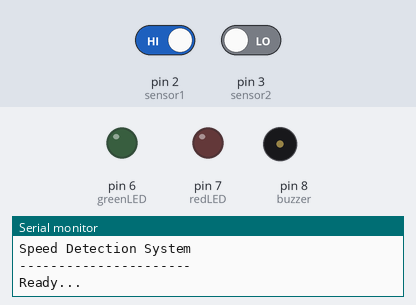
The sketch below on a simulated Arduino Uno, built with avr-gcc and run on an emulated ATmega328P. Shown: output pins drawn as LEDs (lit = HIGH), buzzer (waves = sounding, pin HIGH), the last lines printed to the serial monitor. Inputs (shaded band) come from the test bench; at power-on: pin 2 (sensor1) HIGH, pin 3 (sensor2) LOW.

Above: at 1.2 s.
1.3 s: pin 2 (sensor1) driven LOW
2.8 s: pin 2 (sensor1) driven HIGH
At 3.8 s:
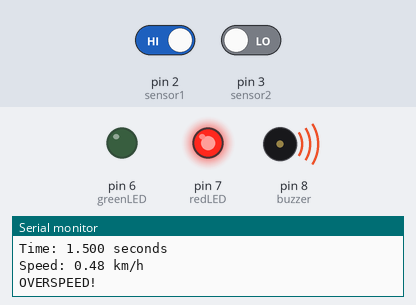
Timing chart, 0 to 6.3 s (numbered marks = the images above; inputs shaded):
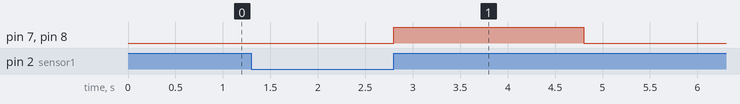

The sketch:

Speed_detection_system.ino
```cpp
const int sensor1 = 2;
const int sensor2 = 3;

const int greenLED = 6;
const int redLED = 7;
const int buzzer = 8;

// Distance between the two IR sensors in meters
const float distance = 0.20;

// Speed limit in km/h
const float speedLimit = 0.20;

unsigned long startTime;
unsigned long endTime;

float timeTaken;
float speedMS;
float speedKMH;

void setup() {
  // IR sensors
  pinMode(sensor1, INPUT);
  pinMode(sensor2, INPUT);

  // Output devices
  pinMode(greenLED, OUTPUT);
  pinMode(redLED, OUTPUT);
  pinMode(buzzer, OUTPUT);

  // Initially everything OFF
  digitalWrite(greenLED, LOW);
  digitalWrite(redLED, LOW);
  digitalWrite(buzzer, LOW);

  Serial.begin(9600);

  Serial.println("Speed Detection System");
  Serial.println("----------------------");
  Serial.println("Ready...");
}

void loop() {

  // Check Sensor 1
  if (digitalRead(sensor1) == LOW) {

    // Record starting time
    startTime = micros();

    Serial.println("Sensor 1 detected!");

    // Wait until object leaves Sensor 1
    while (digitalRead(sensor1) == LOW) {
    }

    // Wait until object reaches Sensor 2
    while (digitalRead(sensor2) == HIGH) {
    }

    // Record ending time
    endTime = micros();

    // Calculate time in seconds
    timeTaken = (endTime - startTime) / 1000000.0;

    if (timeTaken > 0) {

      // Calculate speed
      speedMS = distance / timeTaken;
      speedKMH = speedMS * 3.6;

      // Display time
      Serial.print("Time: ");
      Serial.print(timeTaken, 3);
      Serial.println(" seconds");

      // Display speed
      Serial.print("Speed: ");
      Serial.print(speedKMH, 2);
      Serial.println(" km/h");

      // NORMAL SPEED CONDITION
      if (speedKMH <= speedLimit) {

        Serial.println("NORMAL SPEED");

        // Green LED ON
        digitalWrite(greenLED, HIGH);

        // Red LED and buzzer OFF
        digitalWrite(redLED, LOW);
        digitalWrite(buzzer, LOW);

        delay(2000);

        // Turn Green LED OFF
        digitalWrite(greenLED, LOW);
      }

      // OVERSPEED CONDITION
      else {

        Serial.println("OVERSPEED!");

        // Green LED OFF
        digitalWrite(greenLED, LOW);

        // Red LED and buzzer ON
        digitalWrite(redLED, HIGH);
        digitalWrite(buzzer, HIGH);

        delay(2000);

        // Turn Red LED and buzzer OFF
        digitalWrite(redLED, LOW);
        digitalWrite(buzzer, LOW);
      }

      Serial.println("----------------------");

      // Wait until object leaves Sensor 2
      while (digitalRead(sensor2) == LOW) {
      }

      // Small delay before next measurement
      delay(500);
    }
  }
}
```

Measured:
- after the input at 2.8 s, pin 7 (redLED), pin 8 (buzzer): LOW → HIGH at once, → LOW 2.0 s later
